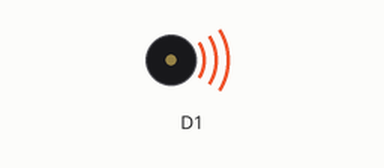
Recording of a sketch running on a simulated ESP8266 (NodeMCU). On the bench: buzzer (waves = sounding).

Above: at 0.2 s.
At 7.7 s:
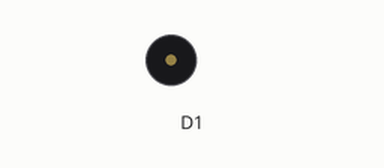
Timing chart, 0 to 10.4 s (numbered marks = the images above):
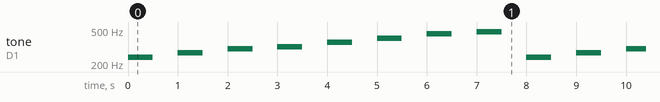

The sketch:

saregama.ino
```cpp
void setup()
{
 }
void loop()
{
    tone(D1, 240, 500);
    delay(1000);
    tone(D1, 270, 500);
    delay(1000);
    tone(D1, 300, 500);
    delay(1000);
    tone(D1, 320, 500);
    delay(1000);
    tone(D1, 360, 500);
    delay(1000);
    tone(D1, 400, 500);
    delay(1000);
    tone(D1, 450, 500);
    delay(1000);
    tone(D1, 480, 500);
    delay(1000);
}
```

Measured:
- by itself, tone on D1: repeats every 8.0 s: silent 0.50 s, 270 Hz 0.50 s, silent 0.50 s, 300 Hz 0.50 s, silent 0.50 s, 320 Hz 0.50 s, silent 0.50 s, 360 Hz 0.50 s, silent 0.50 s, 400 Hz 0.50 s, silent 0.50 s, 450 Hz 0.50 s, silent 0.50 s, 480 Hz 0.50 s, silent 0.50 s, 240 Hz 0.50 s
